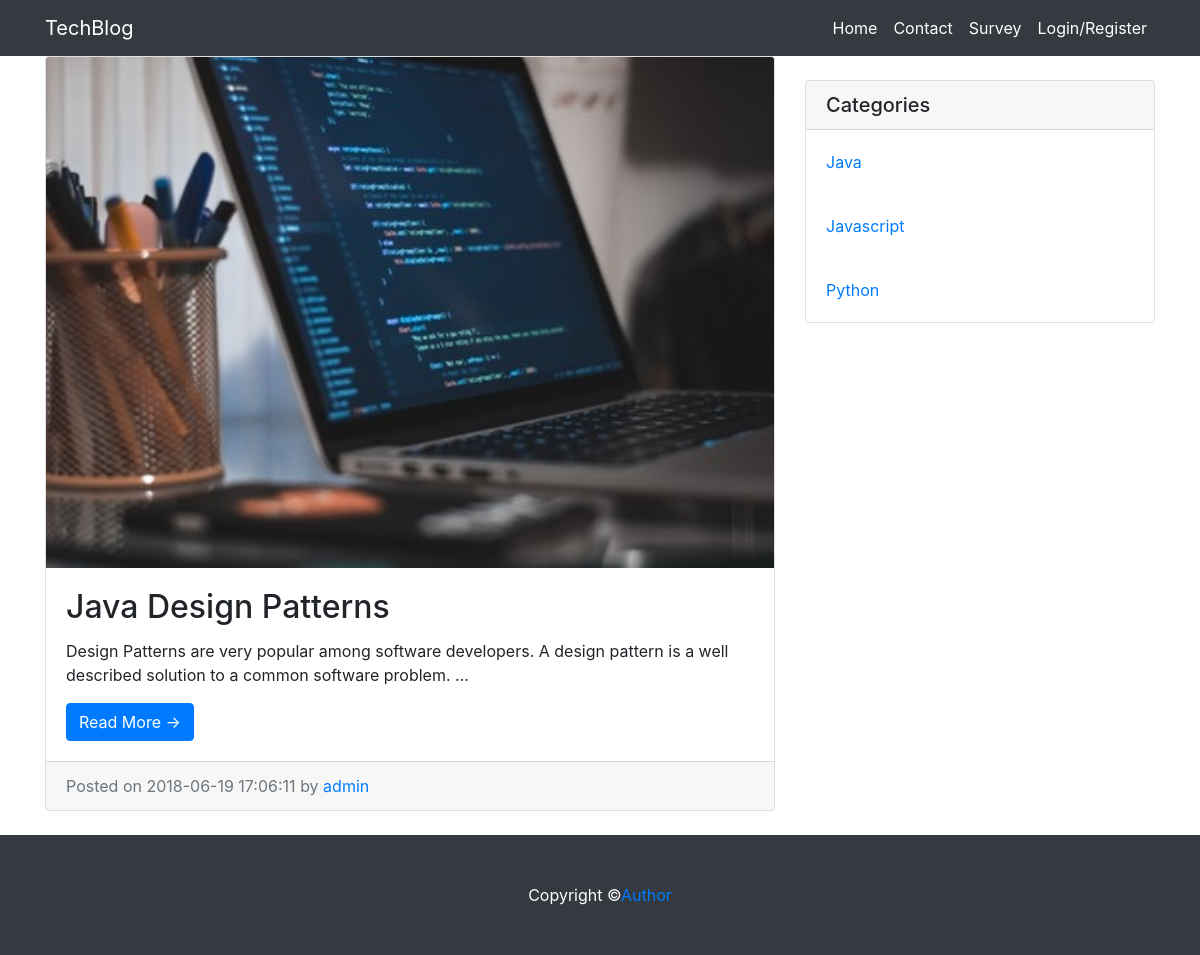
Page /index.php?page=home&id=1 on the committed database.
### tables this page shows
CREATE TABLE `menu` (
  `id` int(30) NOT NULL,
  `menutype_id` int(20) NOT NULL,
  `url` varchar(100) NOT NULL,
  `name` varchar(25) NOT NULL,
  `position` int(2) NOT NULL
);

CREATE TABLE `post` (
  `id` int(255) NOT NULL,
  `name` varchar(100) NOT NULL,
  `user_id` int(20) NOT NULL,
  `category_id` int(20) NOT NULL,
  `image_id` int(20) NOT NULL,
  `description` text NOT NULL,
  `date` datetime NOT NULL DEFAULT CURRENT_TIMESTAMP
);

CREATE TABLE `image` (
  `id` int(50) NOT NULL,
  `alt` varchar(70) NOT NULL,
  `url` varchar(255) NOT NULL
);

CREATE TABLE `user` (
  `id` int(50) NOT NULL,
  `firstName` varchar(17) NOT NULL,
  `lastName` varchar(17) NOT NULL,
  `username` varchar(17) NOT NULL,
  `email` varchar(30) NOT NULL,
  `password` varchar(50) NOT NULL,
  `active` bit(1) NOT NULL,
  `role_id` int(2) NOT NULL,
  `token` varchar(250) DEFAULT NULL
);

CREATE TABLE `category` (
  `id` int(20) NOT NULL,
  `name` varchar(50) NOT NULL
);

### views/home.php (the view)
 <div class="container">
<div class="row">
  <div class="col-md-8">
   <?php if(isset($_GET['id'])){
            $id=$_GET['id'];
            getPostsByCategory($conn,$id);
    }else{getPosts($conn);}
    ?>
  </div>
  <div class="col-md-4">
    <div class="card my-4">
      <h5 class="card-header">Categories</h5>
      <?php $categories=getCategories($conn);
    foreach ($categories as $row):   ?>
      <div class="card-body">
        <div class="row">
          <div class="col-lg-6">
            <ul class="list-unstyled mb-0">
              <li>
              <a href="index.php?page=home&id=<?= $row->id ?>" class="category" data-category=<?= $row->id ?>><?= $row->name ?></a>
              </li>
            </ul>
            </div>
            </div>
      </div>
      <?php endforeach; ?>
    </div>
    </div>
  </div>
</div>

### views/nav.php (shortened to what this page needs)
<body>
    <nav class="navbar navbar-expand-lg navbar-dark bg-dark fixed-top">
      <div class="container">
        <a class="navbar-brand" href="index.php?page=home">TechBlog</a>
        <div class="collapse navbar-collapse" id="navbarResponsive">
          <ul class="navbar-nav ml-auto">
          <?php  if(!isset($_SESSION['user'])):?>
          <?php      $navMenu=getMenu($conn, 1);
            foreach($navMenu as $row):?>
            <li class="nav-item active">
              <a class="nav-link" href="<?= $row->url ?>"><?= $row->name ?>
              </a>
            </li>
            <?php endforeach; ?>
            <?php endif; ?>
          </ul>
        </div>
      </div>
    </nav>

### modules/functions.php (shortened to what this page needs)
<?php
include "conn.php";
function getCategories($conn)
{
 global $conn;
 $query= "SELECT * FROM category";
 return $res=$conn->query($query)->fetchAll();
}
function getMenu($conn, $menutype_id){
  global $conn;
    $query= "SELECT * FROM menu WHERE menutype_id=:menutype_id ORDER BY position ASC";
    $stmt=$conn->prepare($query);
    $stmt->bindParam(":menutype_id", $menutype_id);
    $stmt->execute();
    return $res=$stmt->fetchAll();
   }
function getPostsByCategory($conn,$id){
    try{
        $query="SELECT p.id, i.url, i.alt, u.username AS username, c.name AS category, p.name AS title,
        p.date, p.description FROM post p INNER JOIN category c on p.category_id=c.id INNER JOIN image i
        on p.image_id=i.id INNER JOIN user u ON p.user_id=u.id WHERE c.id=:id ORDER BY p.date ASC";
        $stmt=$conn->prepare($query);
        $stmt->bindParam(":id", $id);
        $stmt->execute();
         $res=$stmt->fetchAll();
     foreach ($res as $row){
       echo '<div class="card mb-4">
         <img class="card-img-top" src="'.$row->url.'" alt="'.$row->alt.'">
         <div class="card-body">
           <h2 class="card-title">'.$row->title.'</h2>
           <p class="card-text">'.substr($row->description,0,180). '...'.'</p>
           <a href="index.php?page=post&idp='.$row->id.'" class="btn btn-primary">Read More &rarr;</a>
         </div>
         <div class="card-footer text-muted">
           Posted on '.$row->date.' by
           <a href="#">'.$row->username.'</a>
         </div>
       </div>';
    }
    }catch(PDOException $ex){
    echo $ex->getMessage();
    }
   }

### css/blog-home.css (style rules this page uses)
body { padding-top: 54px; }
@media (min-width: 992px) { body { padding-top: 56px; } }

### rows in the picture
menu: name "Home"
menu: name "Contact"
menu: name "Survey"
menu: name "Login/Register"
post: image.alt (picture), name "Java Design Patterns", description "Design Patterns are very popular among software developers. A design pattern is a well described solution to a common software problem.", date "2018-06-19 17:06:11", user.username "admin"
category: name "Java"
category: name "Javascript"
category: name "Python"
